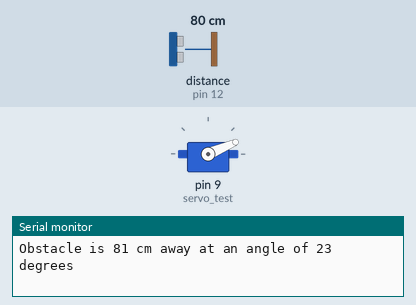
This sketch was run on a simulated Arduino Uno, built with avr-gcc and run on an emulated ATmega328P. Parts: servo, the last lines printed to the serial monitor. The test bench sets the inputs (shaded band); at power-on: distance to the obstacle (sensor on pin 12) 80 cm. The echo pulse lasts 58.3 µs per cm.

Above: at 1.29 s.
1.3 s: distance to the obstacle (sensor on pin 12) set to 2 cm
At 9.6 s:
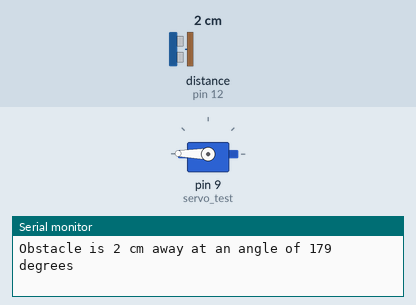
10.3 s: distance to the obstacle (sensor on pin 12) set to 60 cm
At 13.1 s:
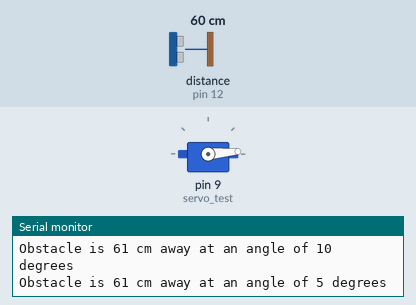
Timing chart, 0 to 19.3 s (numbered marks = the images above; inputs shaded):
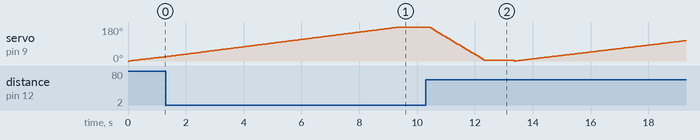

The sketch:

UltraSonic_With_Servo_Motor.ino
```cpp
    #include <NewPing.h>
    #include <Servo.h>

    #define TRIGGER_PIN  13
    #define ECHO_PIN     12
    #define MAX_DISTANCE 200

    Servo servo_test;        //initialize a servo object for the connected servo

    int angle = 0;

    NewPing sonar(TRIGGER_PIN, ECHO_PIN, MAX_DISTANCE);

    void setup() {
      pinMode(TRIGGER_PIN, OUTPUT);
      pinMode(ECHO_PIN, INPUT);
      Serial.begin(9600);
      servo_test.attach(9);
    }

    void loop() {
      for(angle = 0; angle < 180; angle += 1)    // command to move from 0 degrees to 180 degrees
      {
        servo_test.write(angle);                 //command to rotate the servo to the specified angle
        Serial.print("Obstacle is ");
        Serial.print(sonar.ping_cm());
        Serial.print(" cm away at an angle of ");
        Serial.print(angle);
        Serial.println(" degrees");
        delay(50);
      }

      delay(1000);

      for(angle = 180; angle>=1; angle-=5)     // command to move from 180 degrees to 0 degrees
      {
        servo_test.write(angle);              //command to rotate the servo to the specified angle
        Serial.print("Obstacle is ");
        Serial.print(sonar.ping_cm());
        Serial.print(" cm away at an angle of ");
        Serial.print(angle);
        Serial.println(" degrees");
        delay(50);
      }

        delay(1000);


    }
```
